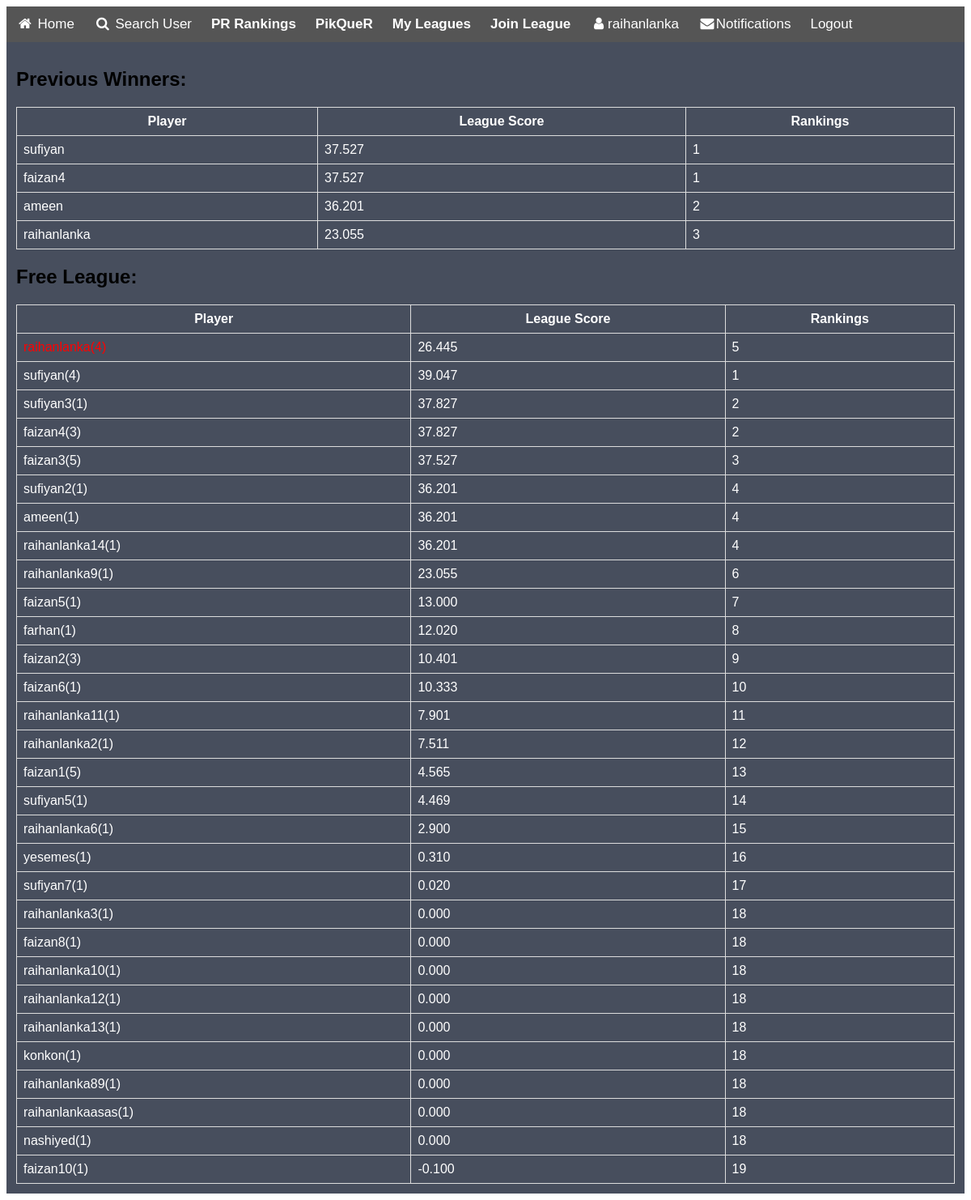
Screenshot of /Leagues/FreeLeague (signed in) with the database file from the repository.
### Leagues/models.py (models this page shows, shortened)
class Winners(models.Model):
	winnerleaguename=models.CharField(max_length=200,null=True)
	winningmembers=models.ForeignKey(User, related_name='winner',on_delete=models.CASCADE,null=True,blank=True)
	category=models.CharField(max_length=20,null=True)
	leaguescore=models.DecimalField(default=0,decimal_places=3,max_digits=19)

### accounts/models.py (models this page shows)
class Profile(models.Model):
	username=models.OneToOneField(User,null=True,related_name='Profile',on_delete=models.CASCADE,unique=True)
	profilepicture=models.ImageField(upload_to='profilepic',default='facebook-default-no-profile-pic1.jpg')
	profilestatus = models.IntegerField(default=1,null=True)
	profilescore = models.DecimalField(default=10,decimal_places=3,max_digits=8)
	piccredits=models.DecimalField(default=2,decimal_places=1,max_digits=6)
	leaguescore=models.DecimalField(default=0,decimal_places=3,max_digits=6)
	dailyleaguescore=models.DecimalField(default=0,decimal_places=3,max_digits=6)
	def __str__(self):
		return self.username.username

### Leagues/views.py (the view, shortened to what this page needs)
# urls.py: re_path("FreeLeague",Leagues_views.FreeLeague,name="FreeLeague"),
def FreeLeague(request):
    users=accounts_models.Profile.objects.filter(username__FreeLeagueMembers__members=request.user).order_by("-leaguescore")
    previouswinners=Leagues_models.Winners.objects.filter(winnerleaguename=request.user.FreeLeagueMembers.get())
    FreeLeagueChat=FreeLeagueChatForm()
    return render(request,"freeleague.html",{"users":users,"previouswinners":previouswinners,"FreeLeagueChatForm":FreeLeagueChatForm})

### Leagues/models.py (called while the page is built)
	def __str__(self):
		return self.categoryname

### templates/freeleague.html (shortened to what this page needs)
{% extends 'base.html' %}
{% block content %}
{% load widget_tweaks %}
<!DOCTYPE html>
<html>
<head>
</head>
<body>
<h2>Previous Winners:</h2>
{% regroup previouswinners by leaguescore as winners_list%}
<table>
  <tr>
    <th>Player</th>
    <th>League Score</th>
    <th>Rankings</th>
  </tr>
  {% for i in winners_list %}
  {% for each in i.list %}
  <tr>
    {%if each.username == request.user %}
      <td style="color:red;">{{each}}</td>
      <td>{{each.leaguescore}}</td>
      <td>{{forloop.parentloop.counter}}</td>
    {%else%}
      <td style="font: bold;">{{each.winningmembers}}</td>
      <td>{{each.leaguescore}}</td>
      <td>{{forloop.parentloop.counter}}</td>
    {%endif%}
  </tr>
    {%endfor%}
    {% endfor %}
</table>
<h2>Free League:</h2>
{% regroup users by leaguescore as users_list%}
<table>
  <tr>
    <th>Player</th>
    <th>League Score</th>
    <th>Rankings</th>
  </tr>
  <tr>
    {% for i in users_list %}
    {% for each in i.list %}
    {%if each.username == request.user %}
      <td style="color:red;">{{each}}({{each.profilestatus}})</td>
      <td>{{each.leaguescore}}</td>
      <td>{{forloop.parentloop.counter}}</td>
    {%endif%}
    {%endfor%}
    {% endfor %}
  </tr>
  {% for i in users_list %}
  {% for each in i.list %}
  <tr>
    {%if each.username == request.user %}
    {%else%}
      <td style="font: bold;">{{each}}({{each.profilestatus}})</td>
      <td>{{each.leaguescore}}</td>
      <td>{{forloop.parentloop.counter}}</td>
    {%endif%}
  </tr>
    {%endfor%}
    {% endfor %}
</table>
</body>
</html>
{% endblock %}

### templates/base.html (shortened to what this page needs)
{% load static %}
<!DOCTYPE html>
<html>
<link rel="stylesheet" href="https://cdnjs.cloudflare.com/ajax/libs/font-awesome/4.7.0/css/font-awesome.min.css">
<link rel="stylesheet" href="{% static 'star-ratings/css/star-ratings.css' %}">
<link rel="stylesheet" type="text/css" href="{% static 'css/style.css' %}">
<body>
{% load notifications_tags %}
<div class="navbar">
  <a class="active" href="http://127.0.0.1:8000/Accounts/Home"><i class="fa fa-fw fa-home"></i> Home</a>
  <a href="http://127.0.0.1:8000/Accounts/Search"><i class="fa fa-fw fa-search"></i> Search User</a>
  <a href="http://127.0.0.1:8000/Accounts/Rankings"><b> PR Rankings</b></a>
  <a href="http://127.0.0.1:8000/Accounts/PicQuaR"> <b>PikQueR</b></a>
  <a href="http://127.0.0.1:8000/Leagues/League"> <b>My Leagues</b></a>
  <a href="http://127.0.0.1:8000/Leagues/JoinLeague"> <b>Join League</b></a>
  <a href="http://127.0.0.1:8000/Accounts/u/{{user}}"><i class="fa fa-fw fa-user"></i>{{request.user}}</a>
  <a href="#" class="notification"><i class="fa fa-fw fa-envelope"></i><span onclick="openNav()">Notifications</span><span class="badge">{% notifications_unread as unread_count %}{% if unread_count %}{{unread_count}}{% endif %}</span></a>
  <a href="http://127.0.0.1:8000/Accounts/Logout"> Logout</a>
</div>
<div class="main">
  {% block content %}
  {% endblock %}
</div>
</body>
</html>

### static/css/style.css (style rules this page uses)
body { font-family: Arial, Helvetica, sans-serif; }
.navbar { width: 100%; background-color: #555; overflow: auto; }
.navbar a { float: left; padding: 12px; color: white; text-decoration: none; font-size: 17px; }
.main { padding: 12px; background-color: #474e5d; font-family: Helvetica, sans-serif; }
table { font-family: arial, sans-serif; border-collapse: collapse; width: 100%; color: white; }
td, th { border: 1px solid #dddddd; padding: 8px; }
.notification { background-color: #555; color: white; text-decoration: none; padding: 15px 26px; position: relative; display: inline-block; border-radius: 2px; }

### rows the page displays
Winners: winningmembers "sufiyan", leaguescore "37.527"
Winners: winningmembers "faizan4", leaguescore "37.527"
Winners: winningmembers "ameen", leaguescore "36.201"
Winners: winningmembers "raihanlanka", leaguescore "23.055"
Profile: leaguescore "26.445"
Profile: username.username "sufiyan", profilestatus "4", leaguescore "39.047"
Profile: username.username "sufiyan3", profilestatus "1", leaguescore "37.827"
Profile: username.username "faizan4", profilestatus "3", leaguescore "37.827"
Profile: username.username "faizan3", profilestatus "5", leaguescore "37.527"
Profile: username.username "sufiyan2", profilestatus "1", leaguescore "36.201"
Profile: username.username "ameen", profilestatus "1", leaguescore "36.201"
Profile: username.username "raihanlanka14", profilestatus "1", leaguescore "36.201"
Profile: username.username "raihanlanka9", profilestatus "1", leaguescore "23.055"
Profile: username.username "faizan5", profilestatus "1", leaguescore "13.000"
Profile: username.username "farhan", profilestatus "1", leaguescore "12.020"
Profile: username.username "faizan2", profilestatus "3", leaguescore "10.401"
Profile: username.username "faizan6", profilestatus "1", leaguescore "10.333"
Profile: username.username "raihanlanka11", profilestatus "1", leaguescore "7.901"
Profile: username.username "raihanlanka2", profilestatus "1", leaguescore "7.511"
Profile: username.username "faizan1", profilestatus "5", leaguescore "4.565"
Profile: username.username "sufiyan5", profilestatus "1", leaguescore "4.469"
Profile: username.username "raihanlanka6", profilestatus "1", leaguescore "2.900"
Profile: username.username "yesemes", profilestatus "1", leaguescore "0.310"
Profile: username.username "sufiyan7", profilestatus "1", leaguescore "0.020"
Profile: username.username "raihanlanka3", profilestatus "1", leaguescore "0.000"
Profile: username.username "faizan8", profilestatus "1", leaguescore "0.000"
Profile: username.username "raihanlanka10", profilestatus "1", leaguescore "0.000"
Profile: username.username "raihanlanka12", profilestatus "1", leaguescore "0.000"
Profile: username.username "raihanlanka13", profilestatus "1", leaguescore "0.000"
Profile: username.username "konkon", profilestatus "1", leaguescore "0.000"
Profile: username.username "raihanlanka89", profilestatus "1", leaguescore "0.000"
Profile: username.username "raihanlankaasas", profilestatus "1", leaguescore "0.000"
Profile: username.username "nashiyed", profilestatus "1", leaguescore "0.000"
Profile: username.username "faizan10", profilestatus "1", leaguescore "-0.100"

### other values shown
{{ request.user }} "raihanlanka"
